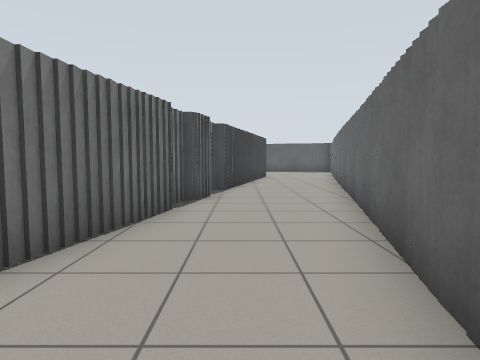
View 1 (above)

14 first-person views from a walk through a world built for the Gazebo simulator. The camera is 0.94 m above the floor, tilts 4° down and sees 75° across. The floor is counted in squares, 1 m on a side. Each view is taken from the middle of a square. On the plan, view 1 faces up. The plan holds only what a view shows up to about 12 squares ahead; the rest is blank. The place goes on beyond the plan.

View 2
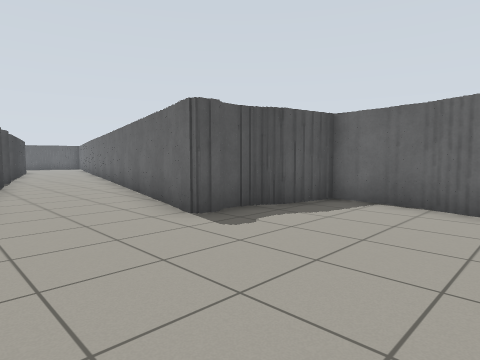

View 3
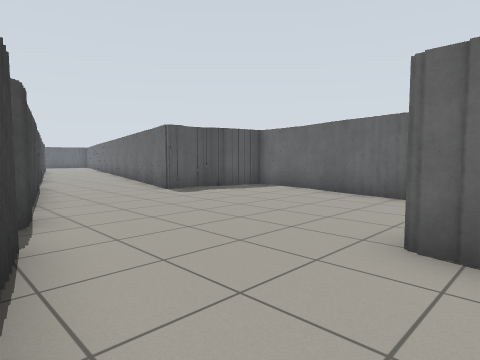

View 4
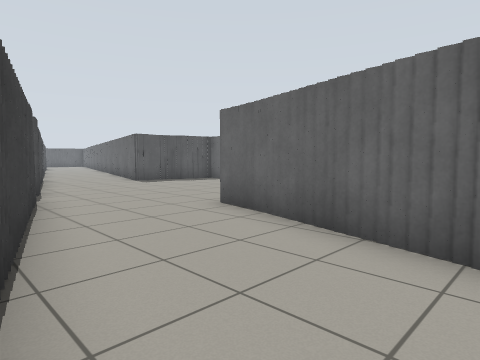

View 5
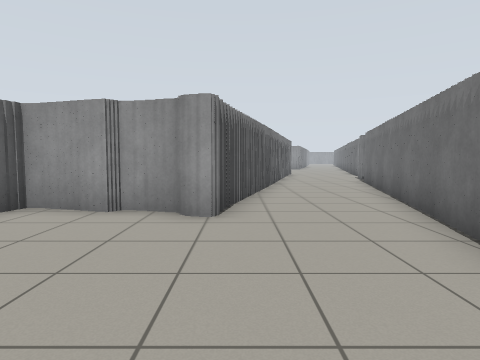

View 6
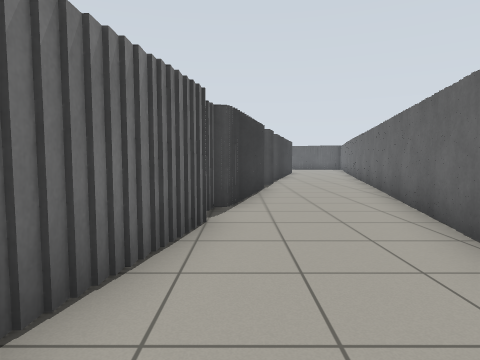

View 7
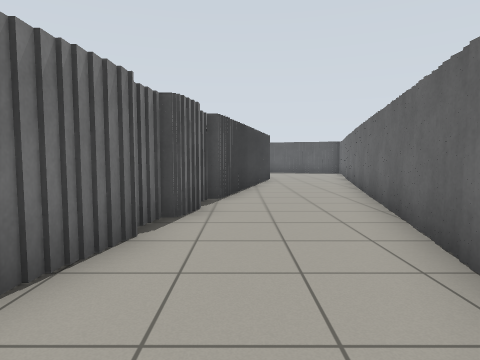

View 8
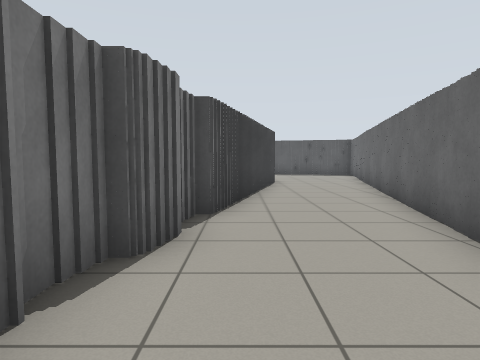

View 9
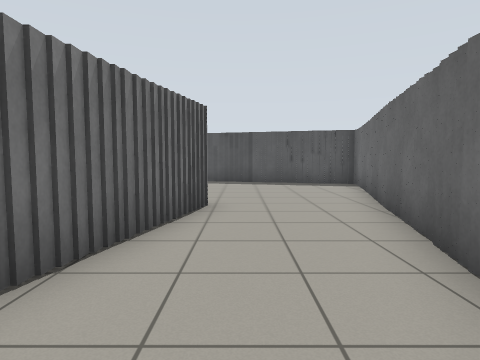

View 10
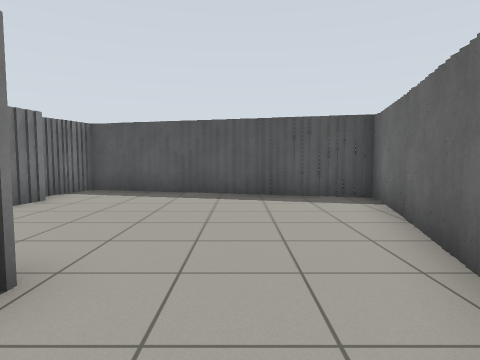

View 11
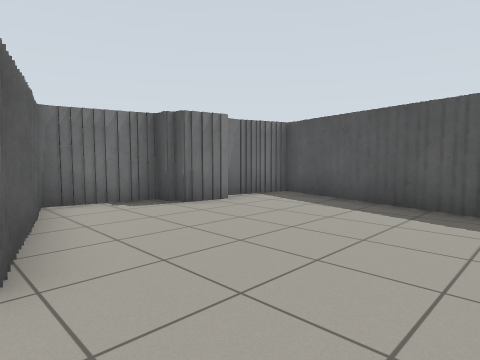

View 12
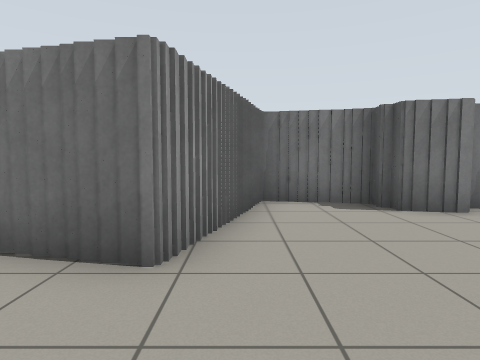

View 13
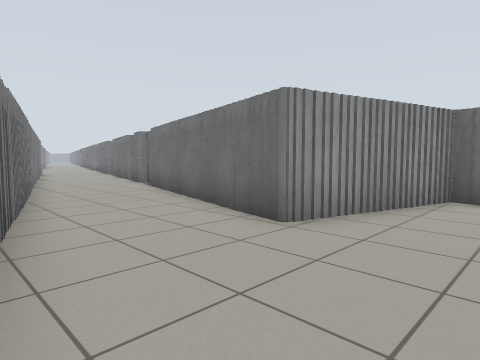

View 14
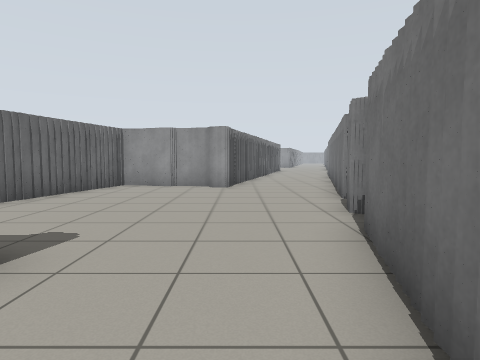

### Floor plan
Points are (right, up) in squares from view 1. A wall is a line through its corners. A room is listed if a view was taken in it or the views show most of it. See-through windows are left out.
Room 1 (views 1, 2, 3, 4, 5, 6, 7, 8, 9, 14)
walls: (0.4, -1.8) (0.4, -1.2); (0.7, -1.2) (0.7, 0.2); (-2.9, -0.8) (-2.9, -1.4); (-3.2, -1.2) (-3.2, -3); (-3.4, -3) (-3.4, -4); (1, 0) (1, 1); (-2.8, 0.4) (-2.8, -0.8); (1.9, -2.8) (0.2, -2.8) (0.2, -1.8); (1.1, 1) (1.1, 1.5); (1.3, 1.4) (1.3, 2.6); (-2.5, 2) (-2.5, 1.5); (-4, -5.1) (-4, -6); (1.5, 2.6) (1.5, 3.5); (3.6, -5.4) (3.6, -3.2) (1.8, -3.2); (-2, 3.8) (-2, 2.2); (1.8, 3.2) (1.8, 4.2); (-4.5, -7.1) (-4.5, -8.1); (3.2, -6.6) (3.2, -5.5); (-1.6, 4.8) (-1.6, 3.8); (2, 4.2) (2, 5.6); (2.8, -8.2) (2.8, -6.6); (-4.8, -8.4) (-4.8, -9.5); (2.6, -9.2) (2.6, -8); (2.3, 5.6) (2.3, 6.6); (-5, -9.5) (-5, -10.5); (-1, -10.5) (1.2, -10.5); (2.3, -10.1) (2.3, -9.1); (1.1, -10.8) (2, -10.8) (2, -10); (2.6, 6.4) (2.6, 7.5); (-1.7, -11.4) (-1.7, -10) (-1, -10); (-5.3, -10.5) (-5.3, -11.5); (2.8, 7.4) (2.8, 9); (-5.6, -11.4) (-5.6, -12.8); (-2.1, -12.5) (-2.1, -11.5); (-0.9, 9.2) (-0.9, 6.9) (-1.4, 6.9) (-1.4, 4.6); (-2.4, -13.5) (-2.4, -12.5); (-5.8, -12.8) (-5.8, -13.8); (3.2, 9.1) (3.2, 10.6); (-2.6, -14.6) (-2.6, -13.4); (-6.1, -13.8) (-6.1, -14.8); (-0.2, 10.9) (-0.2, 9.4); (3.6, 10.8) (3.6, 12.2); (-6.4, -14.8) (-6.4, -15.5); (0.2, 11.9) (0.2, 10.9); (0.3, 12.9) (0.3, 11.9); (3.9, 12.2) (3.9, 13.2); (0.5, 13.9) (0.5, 12.8); (0.8, 14.5) (0.8, 13.5)
ways out: opening at (2.5, 13.5) to room 2
Room 2 (views 10, 11, 12, 13)
walls: (0.1, 16.4) (1.2, 16.4) (1.2, 15.1); (2.2, 22.4) (1.2, 22.4); (5.2, 17.4) (5.2, 18); (-0.8, 16.7) (0.2, 16.7); (5.5, 17.9) (5.5, 19.2); (1.1, 15.4) (1.1, 14.4); (3.9, 22.2) (2.2, 22.2); (1.2, 22.7) (0.6, 22.7); (5.8, 19) (5.8, 20.4); (-1.9, 19.7) (-2.5, 19.7) (-2.5, 18.9); (0.8, 22.8) (-0.4, 22.8); (-1.4, 21.1) (-1.4, 19.9) (-2, 19.9); (4.8, 21.9) (3.8, 21.9); (5, 16) (5, 17.4); (-1.8, 17) (-0.6, 17); (6.2, 20.4) (6.2, 21.5) (4.9, 21.5); (4.7, 15.4) (4.7, 16); (-0.2, 23.1) (-0.8, 23.1); (-2.8, 19) (-2.8, 17.2) (-1.6, 17.2); (-0.5, 23.2) (-1.4, 23.2); (-2, 22) (-2, 21.2); (-1.6, 22.8) (-1.6, 22.1); (4.4, 13.9) (4.4, 15.4); (4.1, 13) (4.1, 14)
ways out: opening at (2.5, 13.5) to room 1

Positions as (right, up) in squares from view 1, and headings:
1: (0, 0), facing up
2: (-3, -7), facing up-right
3: (-5, -11), facing up-right
4: (-6, -15), facing up-right
5: (-2, -5), facing down
6: (-2, -4), facing up
7: (0, 2), facing up
8: (0, 4), facing up
9: (2, 10), facing up
10: (3, 14), facing up
11: (4, 16), facing up-left
12: (4, 17), facing left
13: (5, 19), facing down-left
14: (-2, 0), facing down
